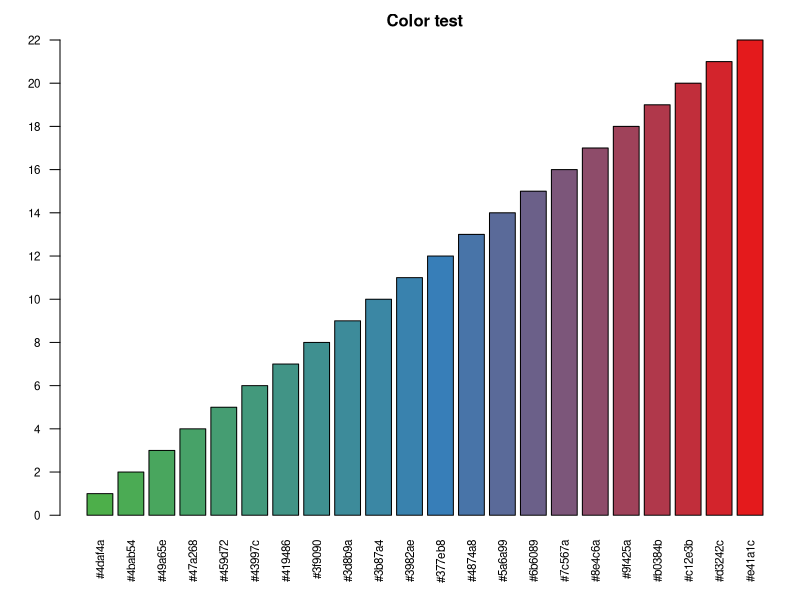

Write R code to recreate this figure.
# Color gradient function
# -----------------------

# See also: http://colorbrewer2.org/

rgb.values <- c("8856a7", "9ebcda", "e0ecf4")
rgb.values <- c("e7e1ef", "c994c7", "dd1c77")
rgb.values <- c("e5f5e0", "a1d99b", "31a354")
rgb.values <- c("edf8b1", "7fcdbb", "2c7fb8")
rgb.values <- c("fee6ce", "fdae6b", "e6550d")
rgb.values <- c("7fc97f", "beaed4", "fdc086")
rgb.values <- c("e41a1c", "377eb8", "4daf4a")
rgb.values <- c("8dd3c7", "ffffb3", "bebada")
rgb.values <- c("ff0000", "c0c0c0", "0000ff")
rgb.values <- c("ffffc0", "c2fec2", "000000")
rgb.values <- c("ffffc0", "c0ffc0", "000000")
rgb.values <- c("ffbbc0", "20ff20", "ffbbc0")
rgb.values <- c("000088", "20ffb0", "000088")
rgb.values <- c("b3e2cd", "fdcdac", "cbd5e8")
rgb.values <- c("cbd5e8", "fdcdac", "b3e2cd") # NOTE: Above reversed
rgb.values <- c("e41a1c", "377eb8", "4daf4a")

elements1 <- list(paste0("0x", substr(rgb.values[1], 1, 2)),
                  paste0("0x", substr(rgb.values[1], 3, 4)),
                  paste0("0x", substr(rgb.values[1], 5, 6)))
elements2 <- list(paste0("0x", substr(rgb.values[2], 1, 2)),
                  paste0("0x", substr(rgb.values[2], 3, 4)),
                  paste0("0x", substr(rgb.values[2], 5, 6)))
elements3 <- list(paste0("0x", substr(rgb.values[3], 1, 2)),
                  paste0("0x", substr(rgb.values[3], 3, 4)),
                  paste0("0x", substr(rgb.values[3], 5, 6)))

elements1 <- strtoi(c(elements1[[1]], elements1[[2]], elements1[[3]]))
elements2 <- strtoi(c(elements2[[1]], elements2[[2]], elements2[[3]]))
elements3 <- strtoi(c(elements3[[1]], elements3[[2]], elements3[[3]]))

# TODO: Handle gradient from color a to b, and not just a to b to c
rgb.elements <- length(rgb.values) - 1
n <- 23
if (n %% 2 > 0) n <- n - 1
colors <- character(0)

for (counter in 1:rgb.elements) {
  # NOTE: Since we have three colors, the seq needs to go like this:
  # 1) start.col to (middle.col - interval), i = 0
  # 2) middle.col to end.col, i = 2
  if (counter == 1) {
    startelement <- elements3
    endelement <- elements2
    i <- 0
  } else {
    startelement <- elements2
    endelement <- elements1
    i <- 2
  }
  
  startval1 <- startelement[1]
  endval1 <- endelement[1]
  
  if (endval1 == startval1)
    vals1 <- rep(endval1, (n / 2))
  else
    vals1 <- round(seq(startval1, endval1, by=((endval1 - startval1) / ((n - i) / 2))))
  
  startval2 <- startelement[2]
  endval2 <- endelement[2]
  
  if (endval2 == startval2)
    vals2 <- rep(endval2, (n / 2))
  else
    vals2 <- round(seq(startval2, endval2, by=((endval2 - startval2) / ((n - i) / 2))))
  
  startval3 <- startelement[3]
  endval3 <- endelement[3]
  
  if (endval3 == startval3)
    vals3 <- rep(endval3, (n / 2))
  else
    vals3 <- round(seq(startval3, endval3, by=((endval3 - startval3) / ((n - i) / 2))))
  
  for (counter2 in 1:(n/2)) {
    f1 <- ifelse(vals1[counter2] < 16, "0%x", "%x")
    f2 <- ifelse(vals2[counter2] < 16, "0%x", "%x")
    f3 <- ifelse(vals3[counter2] < 16, "0%x", "%x")
    
    colors <- c(colors, sprintf(paste0("#", f1, f2, f3),
                                vals1[counter2], vals2[counter2], vals3[counter2]))
  }
}

colors

par(mar=c(4,3,2,.5))
x <- barplot(1:n, col=colors, main="Color test", cex.main=1, cex.axis=.7, cex.lab=.7, yaxt="n", xaxt="n")
# NOTE: x contains the positions of the bars!
axis(side=1, at=x, labels=colors, las=2, cex.axis=.7, tick=F)
axis(side=2, at=seq(0, length(x), 2), las=2, cex.axis=.7, tick=T)
